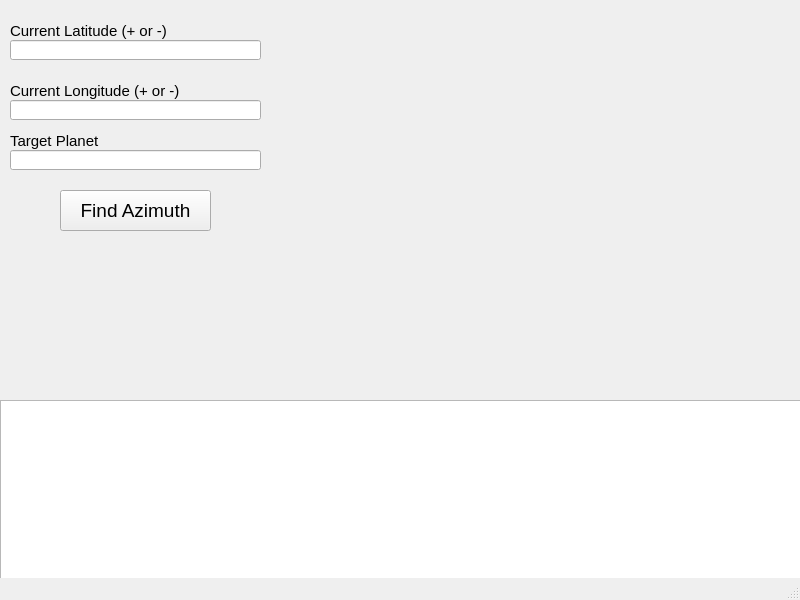
<?xml version="1.0" encoding="UTF-8"?>
<ui version="4.0">
 <class>MainWindow</class>
 <widget class="QMainWindow" name="MainWindow">
  <property name="geometry">
   <rect>
    <x>0</x>
    <y>0</y>
    <width>800</width>
    <height>600</height>
   </rect>
  </property>
  <property name="windowTitle">
   <string>DH Observatory Controller</string>
  </property>
  <widget class="QWidget" name="centralwidget">
   <widget class="QLineEdit" name="line_lat">
    <property name="geometry">
     <rect>
      <x>10</x>
      <y>40</y>
      <width>251</width>
      <height>20</height>
     </rect>
    </property>
    <property name="text">
     <string/>
    </property>
   </widget>
   <widget class="QLabel" name="label_lat">
    <property name="geometry">
     <rect>
      <x>10</x>
      <y>20</y>
      <width>251</width>
      <height>21</height>
     </rect>
    </property>
    <property name="font">
     <font>
      <pointsize>11</pointsize>
     </font>
    </property>
    <property name="text">
     <string>Current Latitude (+ or -)</string>
    </property>
   </widget>
   <widget class="QLabel" name="label_lon">
    <property name="geometry">
     <rect>
      <x>10</x>
      <y>80</y>
      <width>251</width>
      <height>21</height>
     </rect>
    </property>
    <property name="font">
     <font>
      <pointsize>11</pointsize>
     </font>
    </property>
    <property name="text">
     <string>Current Longitude (+ or -)</string>
    </property>
   </widget>
   <widget class="QLineEdit" name="line_lon">
    <property name="geometry">
     <rect>
      <x>10</x>
      <y>100</y>
      <width>251</width>
      <height>20</height>
     </rect>
    </property>
    <property name="text">
     <string/>
    </property>
   </widget>
   <widget class="QLineEdit" name="line_planet">
    <property name="geometry">
     <rect>
      <x>10</x>
      <y>150</y>
      <width>251</width>
      <height>20</height>
     </rect>
    </property>
    <property name="text">
     <string/>
    </property>
   </widget>
   <widget class="QLabel" name="label_planet">
    <property name="geometry">
     <rect>
      <x>10</x>
      <y>130</y>
      <width>251</width>
      <height>21</height>
     </rect>
    </property>
    <property name="font">
     <font>
      <pointsize>11</pointsize>
     </font>
    </property>
    <property name="text">
     <string>Target Planet</string>
    </property>
   </widget>
   <widget class="QPushButton" name="button_findazimuth">
    <property name="geometry">
     <rect>
      <x>60</x>
      <y>190</y>
      <width>151</width>
      <height>41</height>
     </rect>
    </property>
    <property name="font">
     <font>
      <pointsize>14</pointsize>
     </font>
    </property>
    <property name="text">
     <string>Find Azimuth</string>
    </property>
   </widget>
   <widget class="QPlainTextEdit" name="console_textedit">
    <property name="enabled">
     <bool>true</bool>
    </property>
    <property name="geometry">
     <rect>
      <x>0</x>
      <y>400</y>
      <width>801</width>
      <height>211</height>
     </rect>
    </property>
    <property name="sizeAdjustPolicy">
     <enum>QAbstractScrollArea::AdjustToContents</enum>
    </property>
    <property name="readOnly">
     <bool>true</bool>
    </property>
   </widget>
  </widget>
  <widget class="QStatusBar" name="statusbar"/>
 </widget>
 <resources/>
 <connections/>
</ui>
